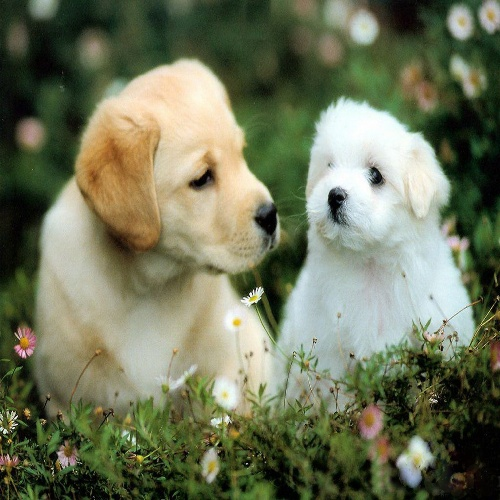
#> input picture opencv/resources/dog.jpg, 500 x 500 px
$ jupyter execute image_histogram.ipynb
#> lines starting #> are read from the running program, lines starting #| are printed output that depends on the picture; after the words box and inside, x2 and y2 are one past the last pixel; in counts of white or black regions, pixels touching at a corner belong together
[cell 1]
import cv2 as cv
import numpy as np
import matplotlib.pyplot as plt

### For zero channel image

[cell 2]
img = np.zeros((400, 400), np.uint8)
cv.rectangle(img,(100,50),(300,200),(128),-1)
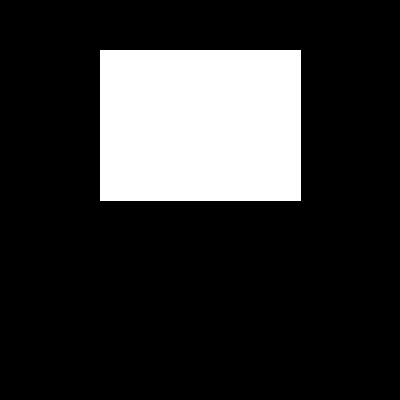
#> img: shape (400, 400); values 0 (black) and 128 (white), 19% white; 1 white region, box (x1, y1, x2, y2) and area: (100, 50, 301, 201) 30351
cv.imshow('img',img)
hist = cv.calcHist([img],[0],None,[256],[0,256])
plt.plot(hist)
plt.show()
#> figure, not shown here; curve peaks at x = 0, y = 129649
cv.waitKey(0)
cv.destroyAllWindows()

### For colorful image/3 channel image

[cell 3]
img1 = cv.imread('resources/dog.jpg')
#> img1 is the input picture: shape (500, 500, 3); mean B, G, R 90.5, 116.9, 111.1
img1 = cv.resize(img1, (400, 400))
#> img1: shape (400, 400, 3)
b,g,r = cv.split(img1)
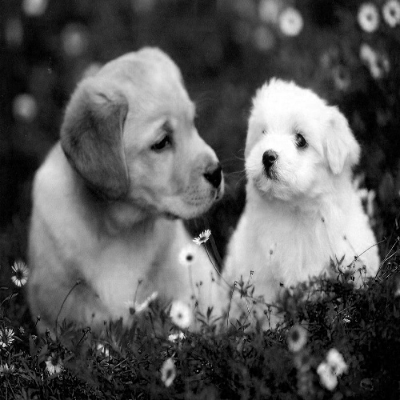
#> b: shape (400, 400); min 0, max 255, mean 90.4
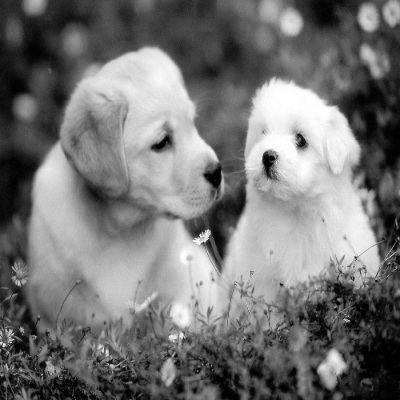
#> g: shape (400, 400); min 0, max 255, mean 116.8
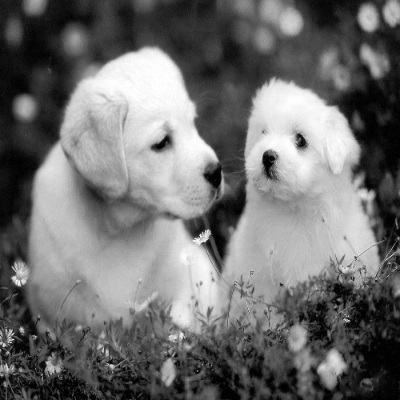
#> r: shape (400, 400); min 0, max 255, mean 111
cv.imshow('blue',b)
cv.imshow('green',g)
cv.imshow('red',r)
hist1 =plt.hist(b.ravel(),256,[0,256])
hist2 =plt.hist(g.ravel(),256,[0,256])
hist3 =plt.hist(r.ravel(),256,[0,256])
plt.title('colorful image')
plt.show()
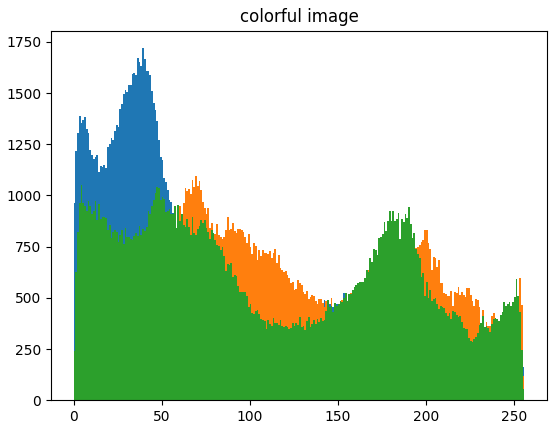
#> figure drawn by matplotlib, 1 panel; tallest bar 1719 high, from x = 39 to 40; tallest bar 1097 high, from x = 69 to 70; tallest bar 1051 high, from x = 4 to 5
cv.waitKey(0)
cv.destroyAllWindows()

### For gray_scale image

[cell 4]
img2 = cv.imread('resources/dog.jpg', 0)
#> img2: shape (500, 500); min 0, max 255, mean 112.1
img2 = cv.resize(img2, (400, 400))
#> img2: shape (400, 400)
cv.imshow('gray', img2)
gray_hist = cv.calcHist([img2],[0],None,[256],[0,256])
#> gray_hist = 256 values, max 1151 at index 60, min 5 at index 255, mean 625
plt.plot(gray_hist)
plt.title('gray image')
plt.show()
#> figure, not shown here; curve peaks at x = 60, y = 1151
cv.waitKey(0)
cv.destroyAllWindows()

### Histogram Equalization: It equalize the neighbor pixel values
### It works only on gray scale image

[cell 5]
equalized_img = cv.equalizeHist(img2)
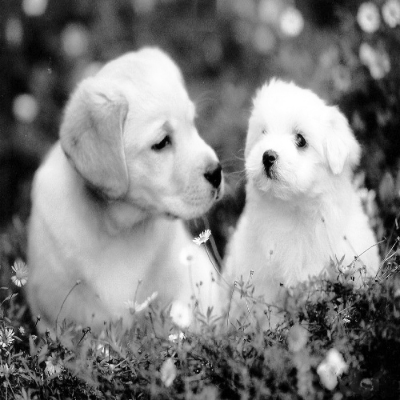
#> equalized_img: shape (400, 400); min 0, max 255, mean 128
result = np.hstack((img2,equalized_img))
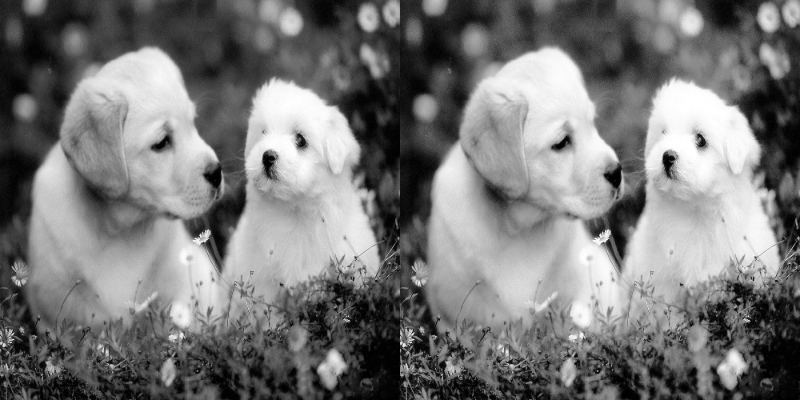
#> result: shape (400, 800); min 0, max 255, mean 120
cv.imshow('result',result)
equal_hist = cv.calcHist([equalized_img],[0],None,[256],[0,256])
#> equal_hist = 256 values, max 1151 at index 75, min 0 at index 4, mean 625
plt.plot(equal_hist)
plt.title('equalized image')
plt.show()
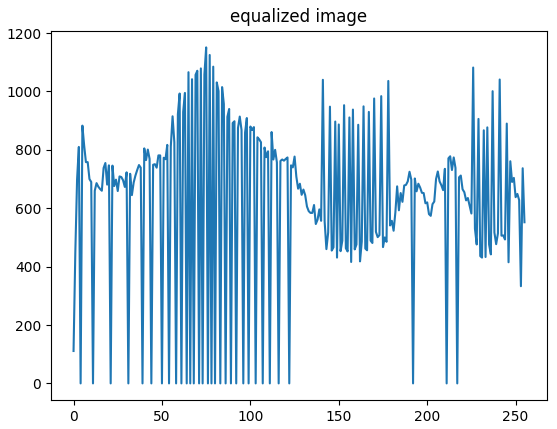
#> figure drawn by matplotlib, 1 panel; curve peaks at x = 75, y = 1151
cv.waitKey(0)
cv.destroyAllWindows()

### Contrast Limited Adaptive Histogram Equalization (CLAHE)
### Used to enhance image and also remove noise from it
### Requires gray scaled image

[cell 6]
clahe = cv.createCLAHE(clipLimit=2.0, tileGridSize=(8,8))
# arguments are optional
cl1 = clahe.apply(img2)
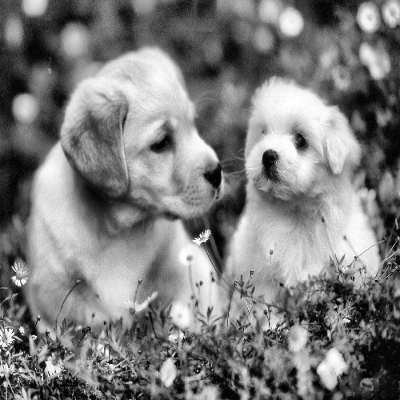
#> cl1: shape (400, 400); min 0, max 255, mean 125.3
cv.imshow('clahe',cl1)
clahe_hist = cv.calcHist([cl1],[0],None,[256],[0,256])
#> clahe_hist = 256 values, max 865 at index 100, min 5 at index 0, mean 625
plt.plot(clahe_hist)
plt.title('clahe image')
plt.show()
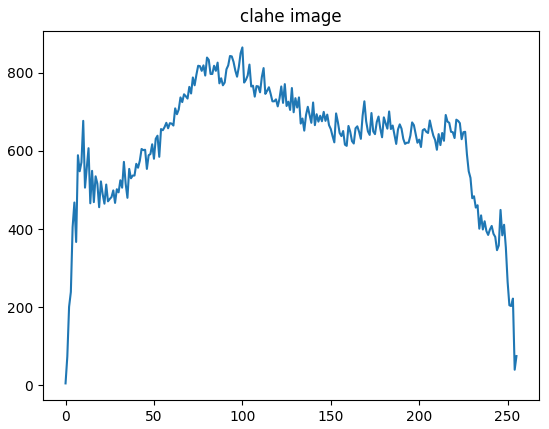
#> figure drawn by matplotlib, 1 panel; curve peaks at x = 100, y = 865
cv.waitKey(0)
cv.destroyAllWindows()

$ run again, with opencv/resources/balls.jpg copied over opencv/resources/dog.jpg
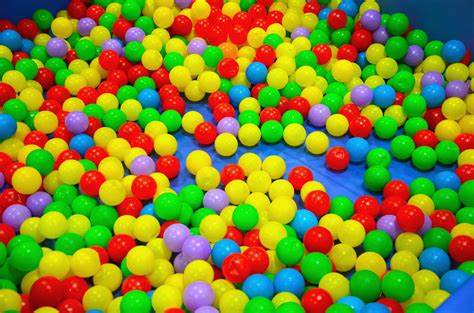
#> input picture opencv/resources/balls.jpg, 474 x 313 px
#> img: shape (400, 400); values 0 (black) and 128 (white), 19% white; 1 white region, box (x1, y1, x2, y2) and area: (100, 50, 301, 201) 30351
#> img1 is the input picture: shape (313, 474, 3); mean B, G, R 48.4, 132.2, 128.5
#> img1: shape (400, 400, 3)
#> gray_hist = 256 values, max 1649 at index 81, min 0 at index 0, mean 625
#> equal_hist = 256 values, max 1649 at index 66, min 0 at index 16, mean 625
#> `cl1 = clahe.apply(img2)`:
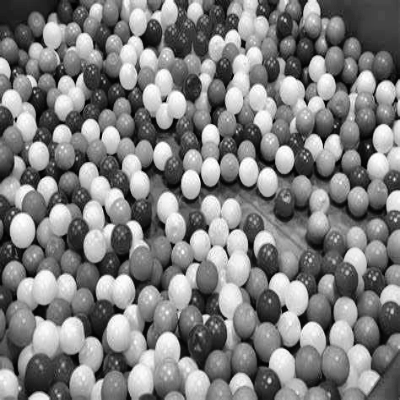
#> cl1: shape (400, 400); min 0, max 255, mean 127.1
#> clahe_hist = 256 values, max 1201 at index 67, min 1 at index 0, mean 625
#> `plt.show()`:
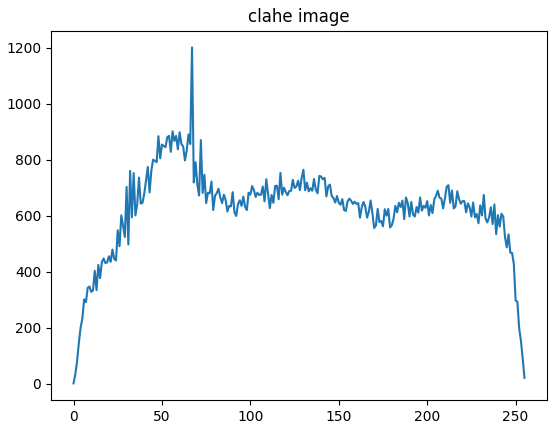
#> figure drawn by matplotlib, 1 panel; curve peaks at x = 67, y = 1201
